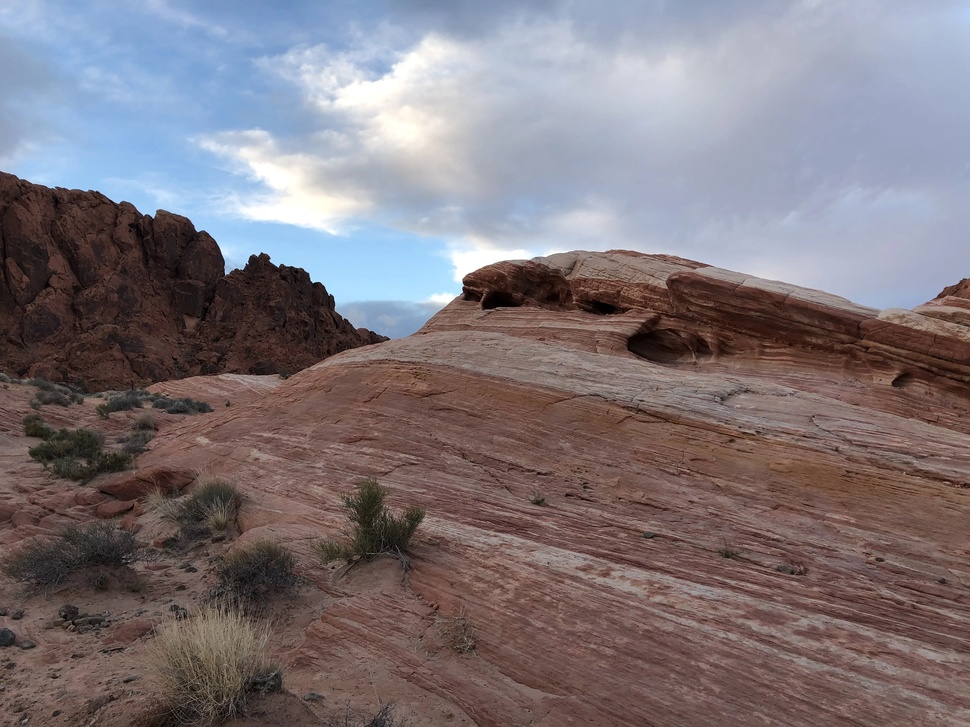
#> input picture Demo.jpg, 970 x 727 px, shrunk from 4032 x 3024 before the run
$ python Getting_Started_with_Images.py
#> lines starting #> are read from the running program, lines starting #| are printed output that depends on the picture
import cv2 as cv

#First read the image
image=cv.imread("Demo.jpg",0) # Argument 0 is used to load image in grayscale mode
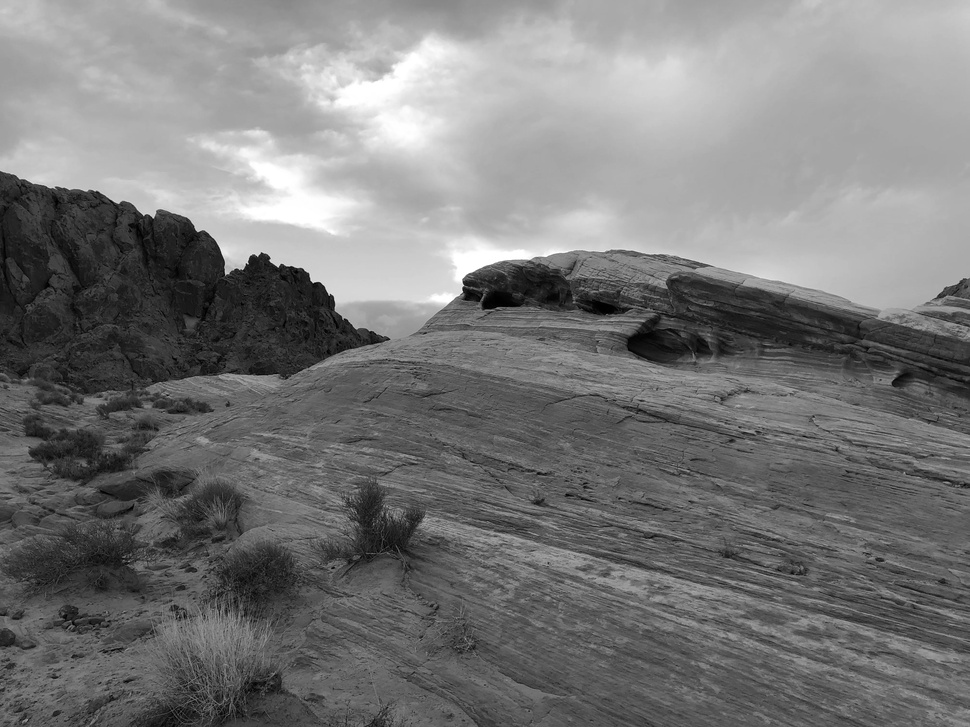
#> image: shape (727, 970); min 0, max 255, mean 120.3
#imread() return the image in matrix format
print(image)
#> (printed output is left out)

cv.imshow("Image",image)

key=cv.waitKey(0) #return key value
#> (key Esc is pressed here)
#return if esc key pressed (ESC Ascii value is 27)
if key==27:
  #We have to distroy all the windows created by this program
  cv.destroyAllWindows()

# if we want to save the image press 's'
elif key==ord("s"):
  cv.imwrite("Demo_copy.png",image)
  cv.destroyAllWindows()
